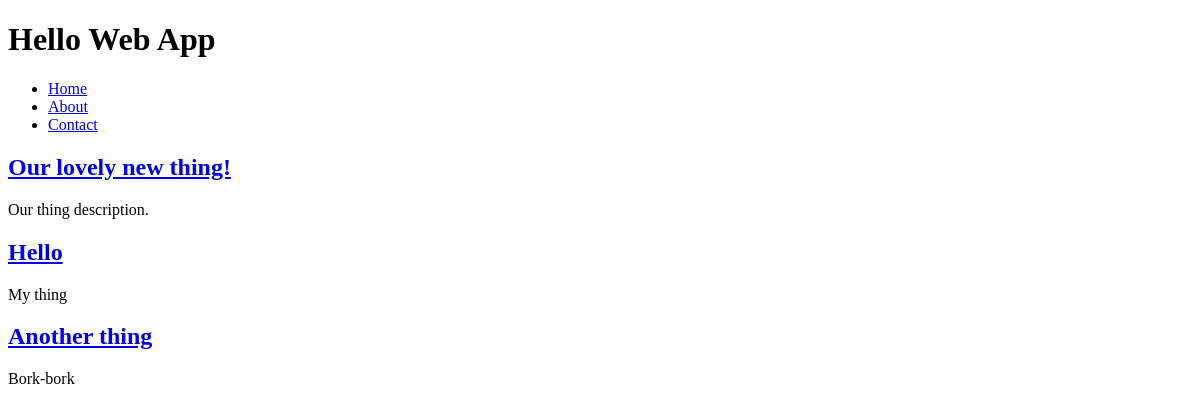
The app's page /, older data.
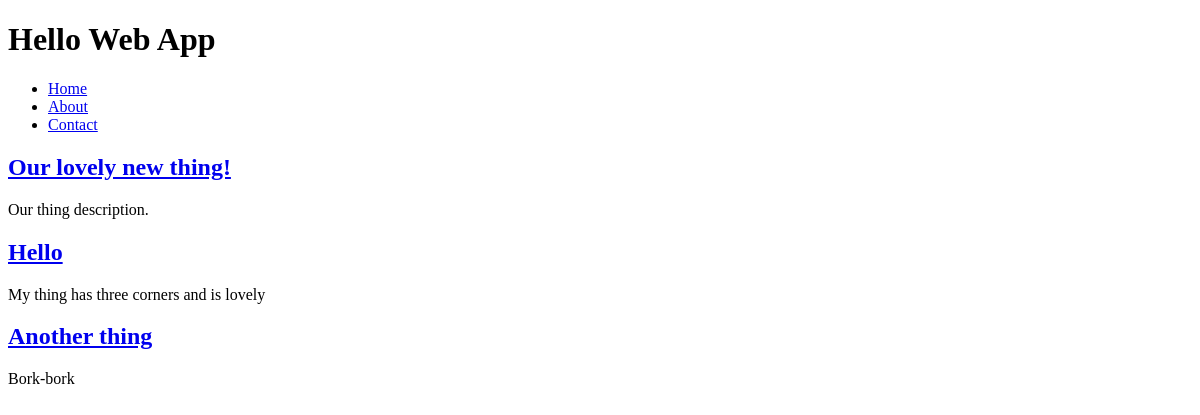
The same page, newer data.
### collection/models.py (models this page shows)
class Thing(models.Model):
    name = models.CharField(max_length=255)
    description = models.TextField()
    slug = models.SlugField(unique=True)
    user = models.ForeignKey(User, unique=True, blank=True, null=True, related_name="users")

### collection/views.py (the view)
# urls.py: url(r'^$', 'collection.views.index', name='home'),
def index(request):
    things = Thing.objects.all()
    return render_to_response('index.html', {
        'things': things,
        }, context_instance=RequestContext(request))

### collection/templates/index.html (shortened to what this page needs)
{% extends 'layouts/base.html' %}
{% block content %}
    {% for thing in things %}
        <h2>
            <a href="{% url 'thing_detail' slug=thing.slug %}">{{ thing.name }}</a>
        </h2>
        <p>{{ thing.description }}</p>
    {% endfor %}
{% endblock %}

Row changes from the older to the newer data that the page shows:
changed Thing "Hello": description "My thing" → "My thing has three corners and is lovely"
